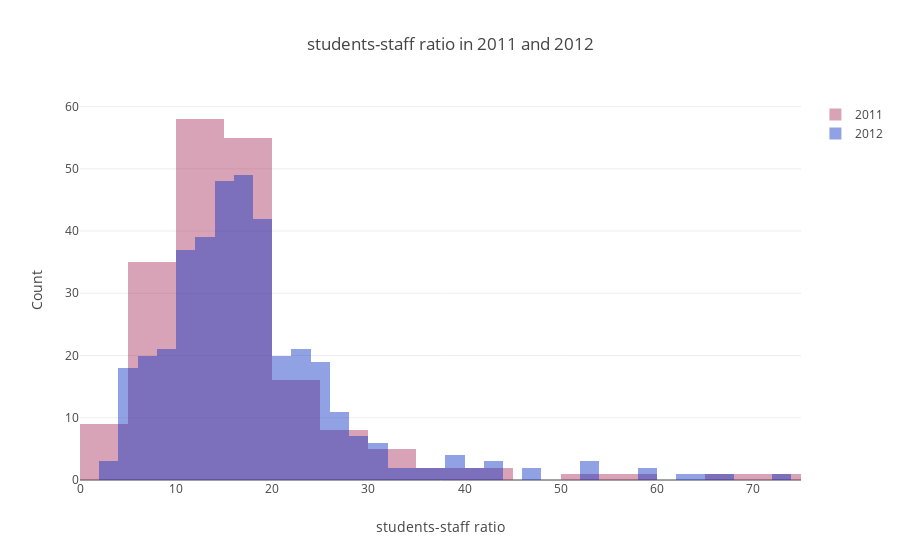

Source (notebook cell):
### Code cell
# prepare data
x2011 = timesData.student_staff_ratio[timesData.year == 2011]
x2012 = timesData.student_staff_ratio[timesData.year == 2012]

trace1 = go.Histogram(
    x=x2011,
    opacity=0.75,
    name = "2011",
    marker=dict(color='rgba(171, 50, 96, 0.6)'))
trace2 = go.Histogram(
    x=x2012,
    opacity=0.75,
    name = "2012",
    marker=dict(color='rgba(12, 50, 196, 0.6)'))

data = [trace1, trace2]
layout = go.Layout(barmode='overlay',
                   title=' students-staff ratio in 2011 and 2012',
                   xaxis=dict(title='students-staff ratio'),
                   yaxis=dict( title='Count'),
)
fig = go.Figure(data=data, layout=layout)
iplot(fig)

### Figure 1 — Plotly figure (JSON) as saved in the notebook; plotly's stock layout.template omitted (floating-point values rounded to 4 significant figures; data arrays with more than 128 entries replaced by an {"elided": "..."} marker saying what was removed)
{"data": [{"marker": {"color": "rgba(171, 50, 96, 0.6)"}, "name": "2011", "opacity": 0.75, "type": "histogram", "uid": "f785d9d4-4d14-4d36-8e6f-14d4fee7d54f", "x": {"elided": "200 float values"}}, {"marker": {"color": "rgba(12, 50, 196, 0.6)"}, "name": "2012", "opacity": 0.75, "type": "histogram", "uid": "5a618f8a-a778-4357-86fa-7bff5ba27220", "x": {"elided": "402 float values"}}], "layout": {"barmode": "overlay", "title": {"text": " students-staff ratio in 2011 and 2012"}, "xaxis": {"title": {"text": "students-staff ratio"}}, "yaxis": {"title": {"text": "Count"}}}}
